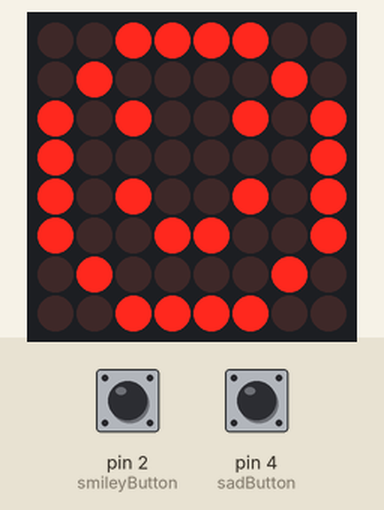
The sketch below on a simulated Arduino Uno, built with avr-gcc and run on an emulated ATmega328P. On the bench: 8×8 LED matrix. The test bench sets the inputs (shaded band); at power-on: pin 4 (sadButton) HIGH, pin 2 (smileyButton) HIGH.

Above: at 1.2 s.
1.3 s: pin 4 (sadButton) pulled LOW for 0.15 s
At 2.5 s:
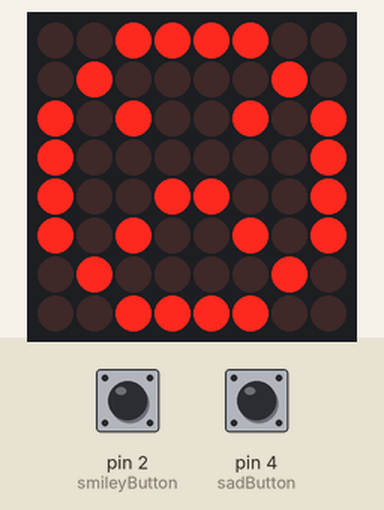
2.9 s: pin 2 (smileyButton) pulled LOW for 0.15 s
At 3.7 s:
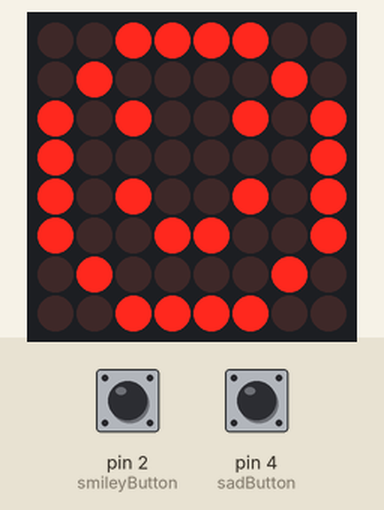
4.5 s: pin 4 (sadButton) pulled LOW for 1 s
At 4.9 s:
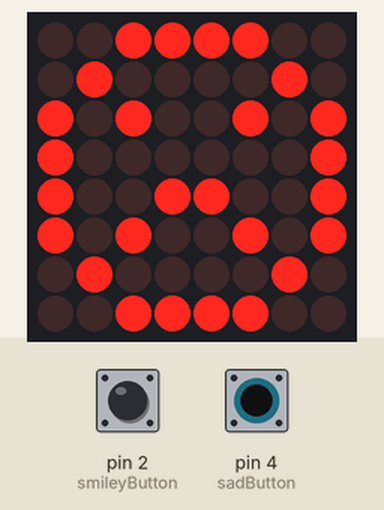
Timing chart, 0 to 7.5 s (numbered marks = the images above; inputs shaded):
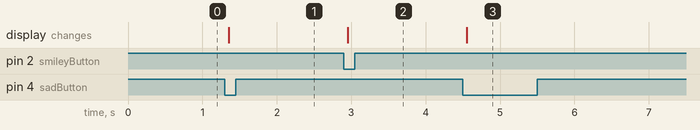

Measured:
- after the input at 1.3 s, the display: changes after 0.05 s (image 1)
- after the input at 2.9 s, the display: changes after 0.05 s (image 2)
- after the input at 4.5 s, the display: changes after 0.05 s (image 3)

The sketch:

Project19_SmileySad.ino.ino
```cpp
#include <LedControl.h>

// MAX7219 pins: DIN = 11, CLK = 13, CS = 10
LedControl lc = LedControl(11, 13, 10, 1);

// Buttons
const int smileyButton = 2;
const int sadButton = 4;

// Smiley face pattern (8x8)
byte smiley[8] = {
  B00111100,
  B01000010,
  B10100101,
  B10000001,
  B10100101,
  B10011001,
  B01000010,
  B00111100
};

// Sad face pattern (8x8)
byte sad[8] = {
  B00111100,
  B01000010,
  B10100101,
  B10000001,
  B10011001,
  B10100101,
  B01000010,
  B00111100
};

void setup() {
  lc.shutdown(0, false);   // Wake up MAX7219
  lc.setIntensity(0, 8);   // Brightness 0-15
  lc.clearDisplay(0);

pinMode(smileyButton, INPUT_PULLUP);
pinMode(sadButton, INPUT_PULLUP);
showSmiley(); // Default on startup
}
void showPattern(byte pattern[8]) {
for (int row = 0; row < 8; row++) {
lc.setRow(0, row, pattern[row]);
}
}
void showSmiley() { showPattern(smiley); }
void showSad()
{ showPattern(sad);
}
void loop() {
if (digitalRead(smileyButton) == LOW) {
delay(50); // debounce
showSmiley();
}
if (digitalRead(sadButton) == LOW) {
delay(50); // debounce
showSad();
}
}
```
